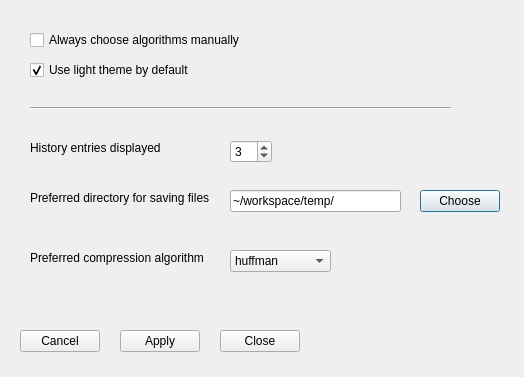
<?xml version="1.0" encoding="UTF-8"?>
<ui version="4.0">
 <class>Preferences</class>
 <widget class="QDialog" name="Preferences">
  <property name="geometry">
   <rect>
    <x>0</x>
    <y>0</y>
    <width>524</width>
    <height>377</height>
   </rect>
  </property>
  <property name="windowTitle">
   <string>Dialog</string>
  </property>
  <widget class="QCheckBox" name="chooseAlgsManuallyCheckBox">
   <property name="geometry">
    <rect>
     <x>30</x>
     <y>30</y>
     <width>271</width>
     <height>20</height>
    </rect>
   </property>
   <property name="text">
    <string>Always choose algorithms manually</string>
   </property>
  </widget>
  <widget class="QCheckBox" name="useLightThemeCheckBox">
   <property name="geometry">
    <rect>
     <x>30</x>
     <y>60</y>
     <width>211</width>
     <height>20</height>
    </rect>
   </property>
   <property name="text">
    <string>Use light theme by default</string>
   </property>
   <property name="checked">
    <bool>true</bool>
   </property>
  </widget>
  <widget class="Line" name="line">
   <property name="geometry">
    <rect>
     <x>30</x>
     <y>100</y>
     <width>421</width>
     <height>16</height>
    </rect>
   </property>
   <property name="orientation">
    <enum>Qt::Horizontal</enum>
   </property>
  </widget>
  <widget class="QLabel" name="label">
   <property name="geometry">
    <rect>
     <x>30</x>
     <y>140</y>
     <width>171</width>
     <height>16</height>
    </rect>
   </property>
   <property name="text">
    <string>History entries displayed</string>
   </property>
  </widget>
  <widget class="QSpinBox" name="historyEntriesNumSpinBox">
   <property name="geometry">
    <rect>
     <x>230</x>
     <y>140</y>
     <width>42</width>
     <height>23</height>
    </rect>
   </property>
   <property name="minimum">
    <number>1</number>
   </property>
   <property name="maximum">
    <number>8</number>
   </property>
   <property name="value">
    <number>3</number>
   </property>
  </widget>
  <widget class="QLabel" name="label_2">
   <property name="geometry">
    <rect>
     <x>30</x>
     <y>190</y>
     <width>201</width>
     <height>16</height>
    </rect>
   </property>
   <property name="text">
    <string>Preferred directory for saving files</string>
   </property>
  </widget>
  <widget class="QLineEdit" name="savingFilesDirLineEdit">
   <property name="geometry">
    <rect>
     <x>230</x>
     <y>190</y>
     <width>171</width>
     <height>22</height>
    </rect>
   </property>
   <property name="text">
    <string>~/workspace/temp/</string>
   </property>
   <property name="readOnly">
    <bool>true</bool>
   </property>
  </widget>
  <widget class="QPushButton" name="chooseSavingFilesDirectory">
   <property name="geometry">
    <rect>
     <x>420</x>
     <y>190</y>
     <width>80</width>
     <height>22</height>
    </rect>
   </property>
   <property name="text">
    <string>Choose</string>
   </property>
  </widget>
  <widget class="QLabel" name="label_3">
   <property name="geometry">
    <rect>
     <x>30</x>
     <y>250</y>
     <width>181</width>
     <height>16</height>
    </rect>
   </property>
   <property name="text">
    <string>Preferred compression algorithm</string>
   </property>
  </widget>
  <widget class="QPushButton" name="cancelPushButton">
   <property name="geometry">
    <rect>
     <x>20</x>
     <y>330</y>
     <width>80</width>
     <height>22</height>
    </rect>
   </property>
   <property name="text">
    <string>Cancel</string>
   </property>
  </widget>
  <widget class="QPushButton" name="applyButton">
   <property name="geometry">
    <rect>
     <x>120</x>
     <y>330</y>
     <width>80</width>
     <height>22</height>
    </rect>
   </property>
   <property name="text">
    <string>Apply</string>
   </property>
  </widget>
  <widget class="QPushButton" name="closeButton">
   <property name="geometry">
    <rect>
     <x>220</x>
     <y>330</y>
     <width>80</width>
     <height>22</height>
    </rect>
   </property>
   <property name="text">
    <string>Close</string>
   </property>
  </widget>
  <widget class="QComboBox" name="preferredCompressionAlgComboBox">
   <property name="geometry">
    <rect>
     <x>230</x>
     <y>250</y>
     <width>101</width>
     <height>22</height>
    </rect>
   </property>
   <item>
    <property name="text">
     <string>huffman</string>
    </property>
   </item>
   <item>
    <property name="text">
     <string>lz4</string>
    </property>
   </item>
   <item>
    <property name="text">
     <string>paq9a</string>
    </property>
   </item>
  </widget>
 </widget>
 <resources/>
 <connections/>
</ui>
